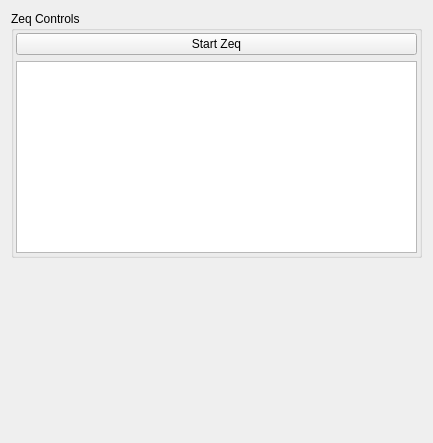
<?xml version="1.0" encoding="UTF-8"?>
<ui version="4.0">
 <class>ZeqManagerPanel</class>
 <widget class="QWidget" name="ZeqManagerPanel">
  <property name="geometry">
   <rect>
    <x>0</x>
    <y>0</y>
    <width>433</width>
    <height>443</height>
   </rect>
  </property>
  <property name="windowTitle">
   <string>Form</string>
  </property>
  <layout class="QVBoxLayout" name="verticalLayout">
   <item>
    <widget class="QGroupBox" name="ZeqBox">
     <property name="enabled">
      <bool>true</bool>
     </property>
     <property name="title">
      <string>Zeq Controls</string>
     </property>
     <property name="flat">
      <bool>true</bool>
     </property>
     <layout class="QVBoxLayout" name="verticalLayout_2">
      <property name="leftMargin">
       <number>2</number>
      </property>
      <property name="topMargin">
       <number>2</number>
      </property>
      <property name="rightMargin">
       <number>2</number>
      </property>
      <property name="bottomMargin">
       <number>2</number>
      </property>
      <item>
       <widget class="QPushButton" name="start">
        <property name="text">
         <string>Start Zeq</string>
        </property>
       </widget>
      </item>
      <item>
       <widget class="QListView" name="eventview"/>
      </item>
     </layout>
    </widget>
   </item>
   <item>
    <spacer name="verticalSpacer">
     <property name="orientation">
      <enum>Qt::Vertical</enum>
     </property>
     <property name="sizeHint" stdset="0">
      <size>
       <width>20</width>
       <height>0</height>
      </size>
     </property>
    </spacer>
   </item>
  </layout>
 </widget>
 <resources/>
 <connections/>
</ui>
